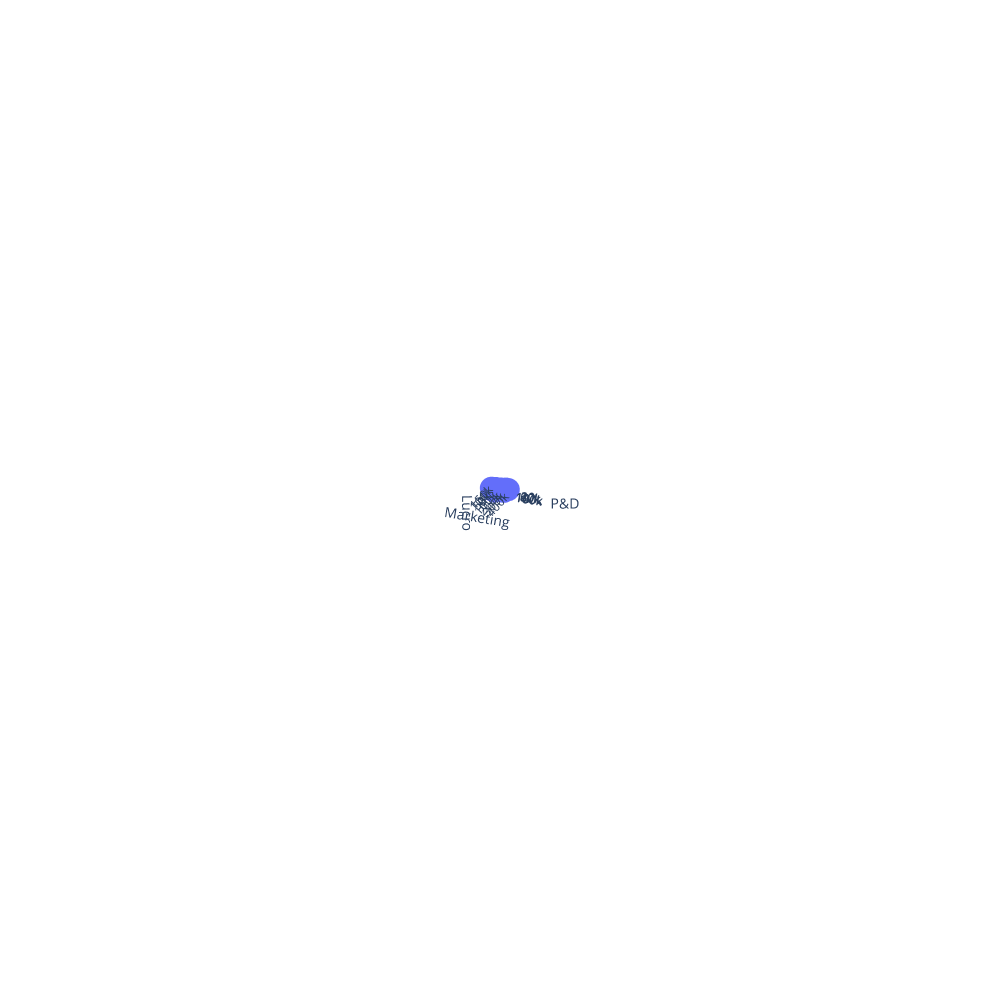

Notebook cell for this chart:
### Code cell
# pip install plotly
# jupyter labextension install jupyterlab-plotly

import plotly.express as px

fig = px.scatter_3d(dataset, x='P&D', y='Marketing', z='Lucro', width=1000, height=1000)
fig.show()
